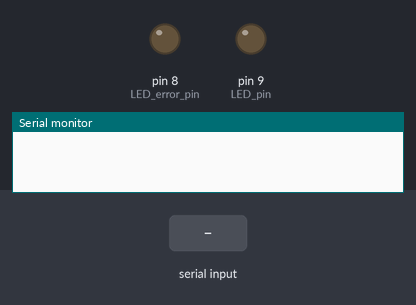
The sketch below on a simulated Arduino Uno, built with avr-gcc and run on an emulated ATmega328P. On the bench: output pins drawn as LEDs (lit = HIGH), the last lines printed to the serial monitor. The test bench sets the inputs (shaded band).

Above: at 1.2 s.
1.3 s: "ON" received over Serial
At 3.5 s:
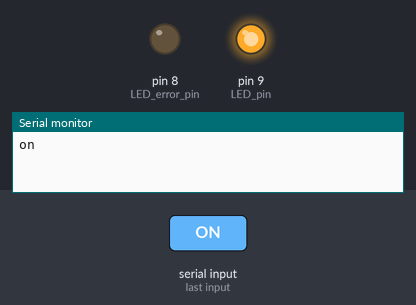
3.8 s: "1" received over Serial
At 4.85 s:
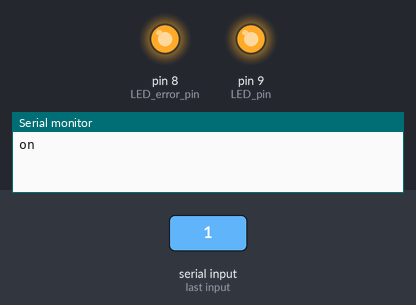
6.4 s: "OFF" received over Serial
At 8.6 s:
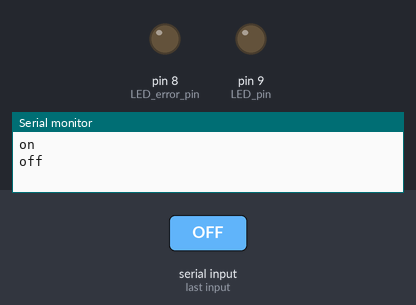
8.9 s: "0" received over Serial
At 9.95 s:
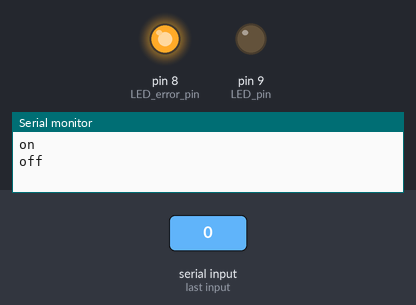
Timing chart, 0 to 11.9 s (numbered marks = the images above; inputs shaded):
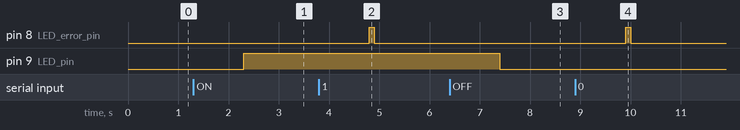

Measured:
- after the input at 1.3 s, pin 9 (LED_pin): LOW → HIGH after 1.0 s
- after the input at 3.8 s, pin 8 (LED_error_pin): LOW → HIGH after 1.0 s, → LOW 0.10 s later
- after the input at 6.4 s, pin 9 (LED_pin): HIGH → LOW after 1.0 s
- after the input at 8.9 s, pin 8 (LED_error_pin): LOW → HIGH after 1.0 s, → LOW 0.10 s later

The sketch:

komunikasiPySerial.ino
```cpp
#define LED_pin 9
#define LED_error_pin 8

void setup() {
  // put your setup code here, to run once:
  Serial.begin(9600);
  pinMode(LED_pin, OUTPUT);
  pinMode(LED_error_pin, OUTPUT);
}

void loop() {
  // put your main code here, to run repeatedly:
  //String msg = "STATIC";
  if (Serial.available() > 0) {
    String msg = Serial.readString();
    if (msg == "ON") {
      digitalWrite(LED_pin, HIGH);
      Serial.println("on");
    }
    else if (msg == "OFF") {
      digitalWrite(LED_pin, LOW);
      Serial.println("off ");
    }

    else {
      digitalWrite(LED_error_pin, HIGH);
      delay(100);
      digitalWrite(LED_error_pin, LOW);
    }
  }
}
```
